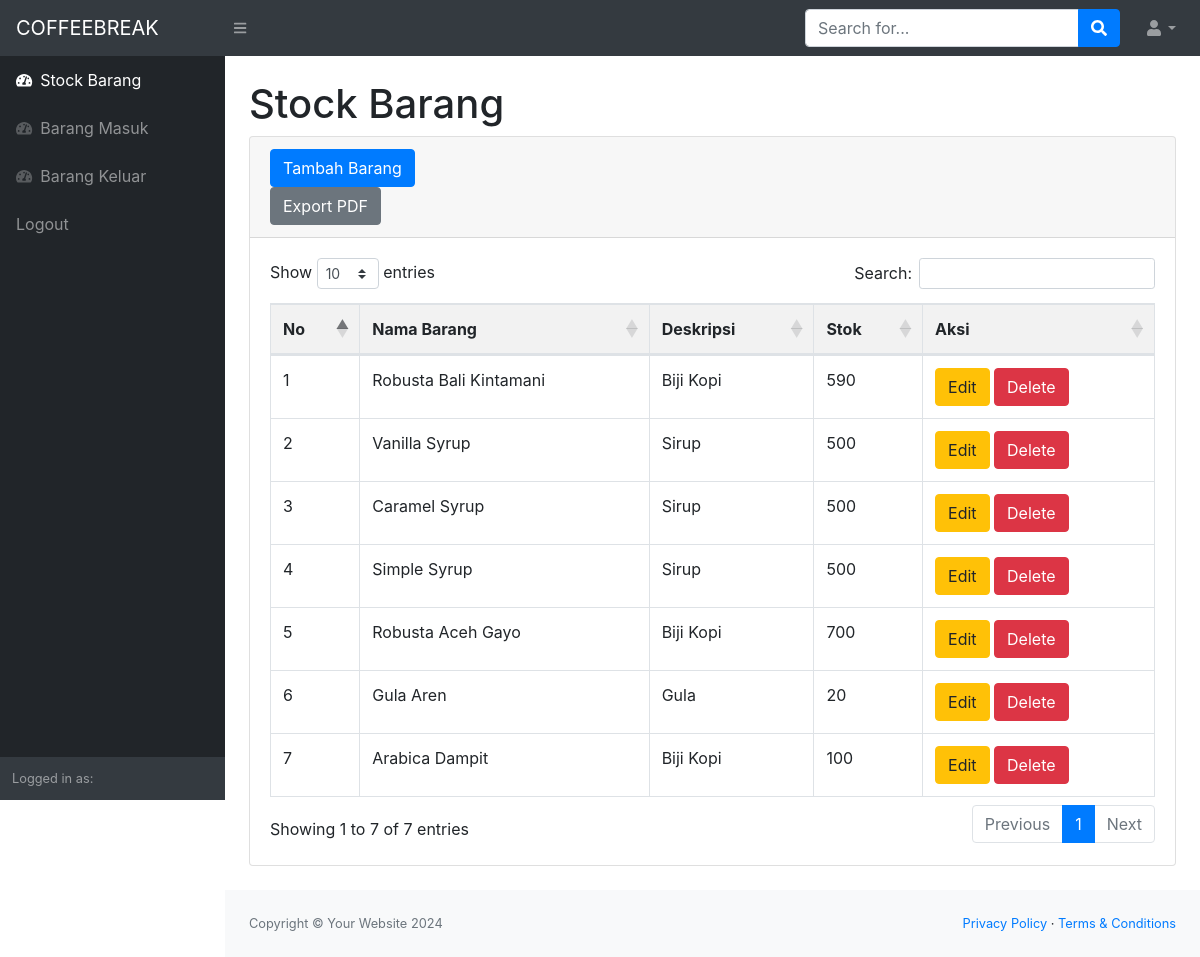
Screenshot of /index.php (signed in) with the database file from the repository.
### tables this page shows
CREATE TABLE `stock` (
  `idbarang` int(11) NOT NULL,
  `namabarang` varchar(25) NOT NULL,
  `deskripsi` varchar(25) NOT NULL,
  `stock` int(11) NOT NULL
);

### index.php (the view, shortened to what this page needs)
<?php
require 'function.php';
?>
<!DOCTYPE html>
<html lang="en">
    <head>
        <link href="css/styles.css" rel="stylesheet" />
        <link href="https://cdn.datatables.net/1.10.20/css/dataTables.bootstrap4.min.css" rel="stylesheet" />
    </head>
    <body class="sb-nav-fixed">
        <nav class="sb-topnav navbar navbar-expand navbar-dark bg-dark">
            <a class="navbar-brand" href="index.php">COFFEEBREAK</a>
            <button class="btn btn-link btn-sm order-1 order-lg-0" id="sidebarToggle" href="#"><i class="fas fa-bars"></i></button>
            <form class="d-none d-md-inline-block form-inline ml-auto mr-0 mr-md-3 my-2 my-md-0">
                <div class="input-group">
                    <input class="form-control" type="text" placeholder="Search for..." aria-label="Search" aria-describedby="basic-addon2" />
                    <div class="input-group-append">
                        <button class="btn btn-primary" type="button"><i class="fas fa-search"></i></button>
                    </div>
                </div>
            </form>
            <ul class="navbar-nav ml-auto ml-md-0">
                <li class="nav-item dropdown">
                    <a class="nav-link dropdown-toggle" id="userDropdown" href="#" role="button" data-toggle="dropdown" aria-haspopup="true" aria-expanded="false"><i class="fas fa-user fa-fw"></i></a>
                </li>
            </ul>
        </nav>
        <div id="layoutSidenav">
            <div id="layoutSidenav_nav">
                <nav class="sb-sidenav accordion sb-sidenav-dark" id="sidenavAccordion">
                    <div class="sb-sidenav-menu">
                        <div class="nav">
                            <a class="nav-link" href="index.php">
                                <div class="sb-nav-link-icon"><i class="fas fa-tachometer-alt"></i></div>
                                Stock Barang
                            </a>
                            <a class="nav-link" href="masuk.php">
                                <div class="sb-nav-link-icon"><i class="fas fa-tachometer-alt"></i></div>
                                Barang Masuk
                            </a>
                            <a class="nav-link" href="keluar.php">
                                <div class="sb-nav-link-icon"><i class="fas fa-tachometer-alt"></i></div>
                                Barang Keluar
                            </a>
                            <a class="nav-link" href="logout.php">
                                Logout
                            </a>
                        </div>
                    </div>
                    <div class="sb-sidenav-footer">
                        <div class="small">Logged in as:</div>
                    </div>
                </nav>
            </div>
            <div id="layoutSidenav_content">
                <main>
                    <div class="container-fluid">
                        <h1 class="mt-4">Stock Barang</h1>
                        <div class="card mb-4">
                            <div class="card-header">
                                <button type="button" class="btn btn-primary" data-toggle="modal" data-target="#myModal">
                                    Tambah Barang
                                </button>
                                <div>
                            <form method="post">
                                <button type="submit" name="export_pdf" class="btn btn-secondary">Export PDF</button>
                            </form>
                        </div>
                            </div>
                            <div class="card-body">
                                <div class="table-responsive">
                                    <table class="table table-bordered" id="dataTable" width="100%" cellspacing="0">
                                        <thead>
                                            <tr>
                                                <th>No</th>
                                                <th>Nama Barang</th>
                                                <th>Deskripsi</th>
                                                <th>Stok</th>
                                                <th>Aksi</th>
                                            </tr>
                                        </thead>
                                        <tbody>
                                            <?php
                                            $ambilsemuadatastock = mysqli_query($conn,"select * from stock");
                                            $i = 1;
                                            while($data=mysqli_fetch_array($ambilsemuadatastock)){
                                                $namabarang = $data['namabarang'];
                                                $deskripsi = $data['deskripsi'];
                                                $stock = $data['stock'];
                                                $idb = $data['idbarang'];
                                            ?>
                                            <tr>
                                                <td><?=$i++;?></td>
                                                <td><?=$namabarang;?></td>
                                                <td><?=$deskripsi;?></td>
                                                <td><?=$stock;?></td>
                                                <td>
                                                <button type="button" class="btn btn-warning" data-toggle="modal" data-target="#edit<?=$idb;?>">
                                    Edit
                                </button>
                                <button type="button" class="btn btn-danger" data-toggle="modal" data-target="#delete<?=$idb;?>">
                                    Delete
                                </button>
                                                </td>
                                            </tr>
                                            <?php
                                            };
                                            ?>
                                        </tbody>
                                    </table>
                                </div>
                            </div>
                        </div>
                    </div>
                </main>
                <footer class="py-4 bg-light mt-auto">
                    <div class="container-fluid">
                        <div class="d-flex align-items-center justify-content-between small">
                            <div class="text-muted">Copyright &copy; Your Website 2024</div>
                            <div>
                                <a href="#">Privacy Policy</a>
                                &middot;
                                <a href="#">Terms &amp; Conditions</a>
                            </div>
                        </div>
                    </div>
                </footer>
            </div>
        </div>
    </body>
</html>

### rows the page displays
stock: namabarang "Robusta Bali Kintamani", deskripsi "Biji Kopi", stock "590"
stock: namabarang "Vanilla Syrup", deskripsi "Sirup", stock "500"
stock: namabarang "Caramel Syrup", deskripsi "Sirup", stock "500"
stock: namabarang "Simple Syrup", deskripsi "Sirup", stock "500"
stock: namabarang "Robusta Aceh Gayo", deskripsi "Biji Kopi", stock "700"
stock: namabarang "Gula Aren", deskripsi "Gula", stock "20"
stock: namabarang "Arabica Dampit", deskripsi "Biji Kopi", stock "100"
